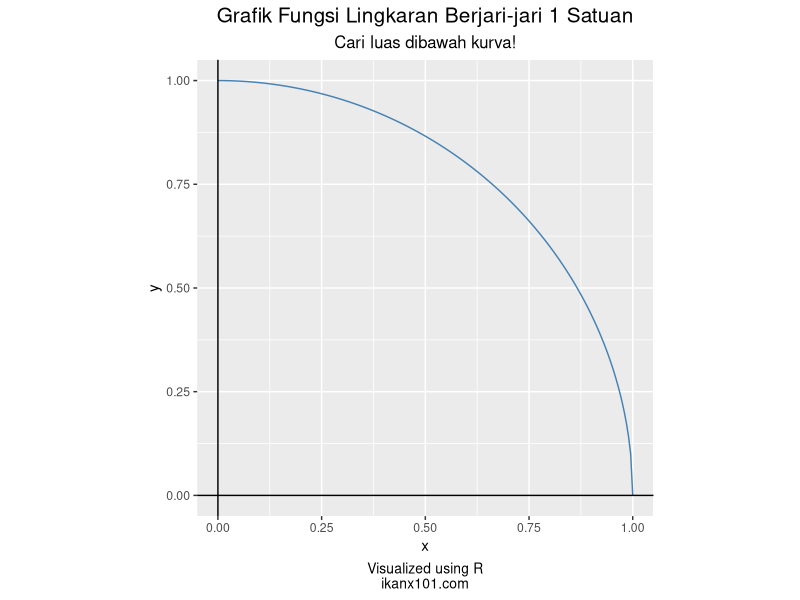

Here is the R script that generated this plot: (Note: this script raises an error after producing the figure.)
## ---- chunk 1
knitr::opts_chunk$set(echo = TRUE)
setwd("~/ikanx101 BLOG/_posts/matematika ITB/analisa numerik lanjut/hitung Pi")
rm(list=ls())

library(dplyr)
library(ggplot2)
## ---- chunk 2
knitr::include_graphics("https://raw.githubusercontent.com/ikanx101/ikanx101.github.io/master/_posts/Monte%20Carlo/Hitung%20Pi/Blog-post_files/figure-gfm/unnamed-chunk-2-1.png")
## ---- chunk 3
rm(list=ls())

f = function(x){sqrt(-x^2 + 1^2)}

data.frame(x = seq(0,1,by = .005)) %>% 
  mutate(y = f(x)) %>% 
  ggplot(aes(x,y)) +
  geom_line(color = "steelblue") +
  coord_equal() +
  geom_vline(xintercept = 0) +
  geom_hline(yintercept = 0) +
  labs(title = "Grafik Fungsi Lingkaran Berjari-jari 1 Satuan",
       subtitle = "Cari luas dibawah kurva!",
       caption = "Visualized using R\nikanx101.com") +
  theme(plot.title = element_text(hjust = .5, size = 15),
        plot.caption = element_text(hjust = .5, size = 10),
        plot.subtitle = element_text(hjust = .5, size = 12))

## ---- chunk 4
knitr::include_graphics("images.png")
## ---- chunk 5
trapezoid = function(x0,xn,n,f){
  start = Sys.time()
  h = (xn - x0) / n
  f0 = f(x0)
  # selang pertama
  i = 1
  k = x0 + i*h
  fn = f(k)
  integration = (f0+fn)/2
  for(i in 2:n){
    f0 = fn
    k = x0 + i*h
    fn = f(k)
    temp = (f0+fn)/2
    integration = integration + temp
  }
  integration = integration * h
  end = Sys.time()
  waktu = end - start
  # output
  output = list(N = n,
                Pi = integration,
                delta = abs(pi - integration),
                Waktu = waktu)
  return(output)
}
## ---- chunk 6
options(scipen = 99)
f = function(x){4 * sqrt(1 - x^2)}
n = c(5,10,40,100,400,1000,2500,5000,10000,25000,60000)

hasil = data.frame(N = NA,
                   Pi_hampiran = NA,
                   Error = NA,
                   Proc_Time = NA)

for(i in 1:length(n)){
  hasil[i,] = trapezoid(0,1,n[i],f) 
}

hasil %>% knitr::kable()
